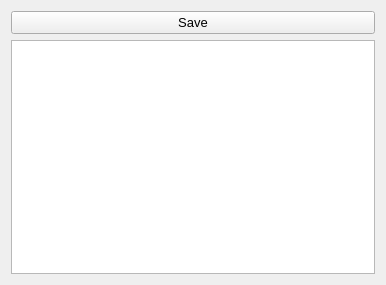
<?xml version="1.0" encoding="UTF-8"?>
<ui version="4.0">
 <class>Convert_to_JSON</class>
 <widget class="QWidget" name="Convert_to_JSON">
  <property name="geometry">
   <rect>
    <x>0</x>
    <y>0</y>
    <width>386</width>
    <height>285</height>
   </rect>
  </property>
  <property name="windowTitle">
   <string>Form</string>
  </property>
  <layout class="QVBoxLayout" name="verticalLayout_2">
   <item>
    <layout class="QVBoxLayout" name="verticalLayout">
     <item>
      <widget class="QPushButton" name="save">
       <property name="font">
        <font>
         <pointsize>10</pointsize>
        </font>
       </property>
       <property name="text">
        <string>Save</string>
       </property>
       <property name="icon">
        <iconset resource="../recource.qrc">
         <normaloff>:/icons/Save.ico</normaloff>:/icons/Save.ico</iconset>
       </property>
      </widget>
     </item>
     <item>
      <widget class="QTextEdit" name="textEdit">
       <property name="readOnly">
        <bool>true</bool>
       </property>
      </widget>
     </item>
    </layout>
   </item>
  </layout>
 </widget>
 <resources>
  <include location="../recource.qrc"/>
 </resources>
 <connections/>
</ui>
